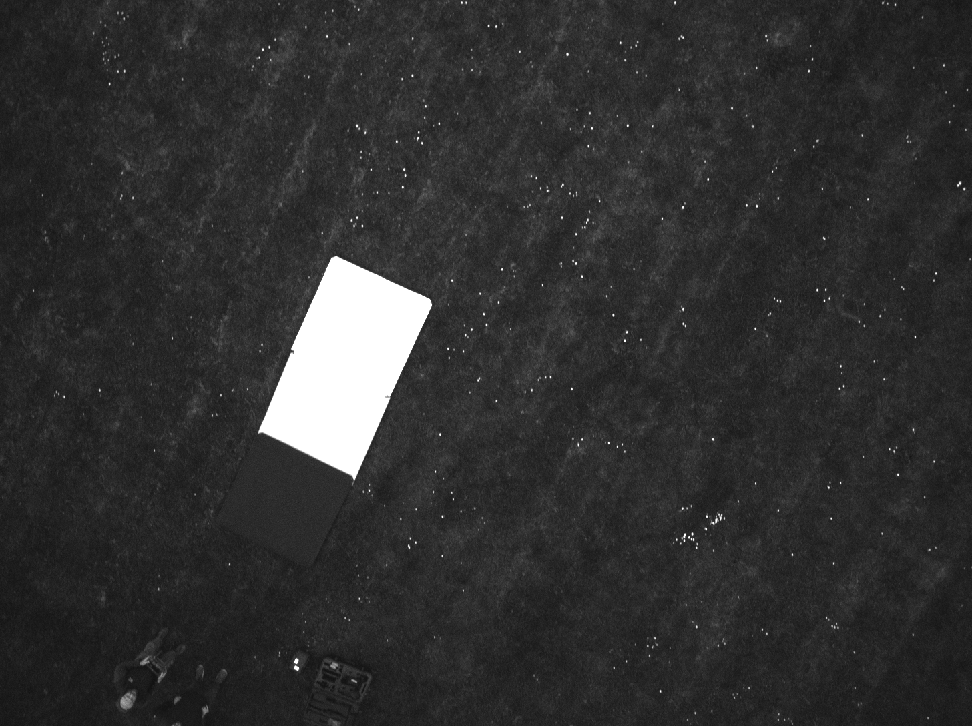
#> input picture data/example/IMG_0040_1.tif, 972 x 726 px, shrunk from 1456 x 1088 before the run, found by its file name
$ jupyter execute Pipeline_creation.ipynb
#> lines starting #> are read from the running program, lines starting #| are printed output that depends on the picture; after the words box and inside, x2 and y2 are one past the last pixel; in counts of white or black regions, pixels touching at a corner belong together
[cell 1]
import cv2
import numpy as np
from matplotlib import pyplot as plt
from skimage.util import img_as_ubyte

[cell 2]
plt.gray()

[cell 3]
image_paths = [
    r"data\example\IMG_0040_1.tif",
    r"data\example\IMG_0040_2.tif",
    r"data\example\IMG_0040_3.tif",
    r"data\example\IMG_0040_4.tif",
    r"data\example\IMG_0040_5.tif",
]

[cell 4]
# load images
images16bit = [cv2.imread("../../../" + image_path, cv2.IMREAD_UNCHANGED) for image_path in image_paths]
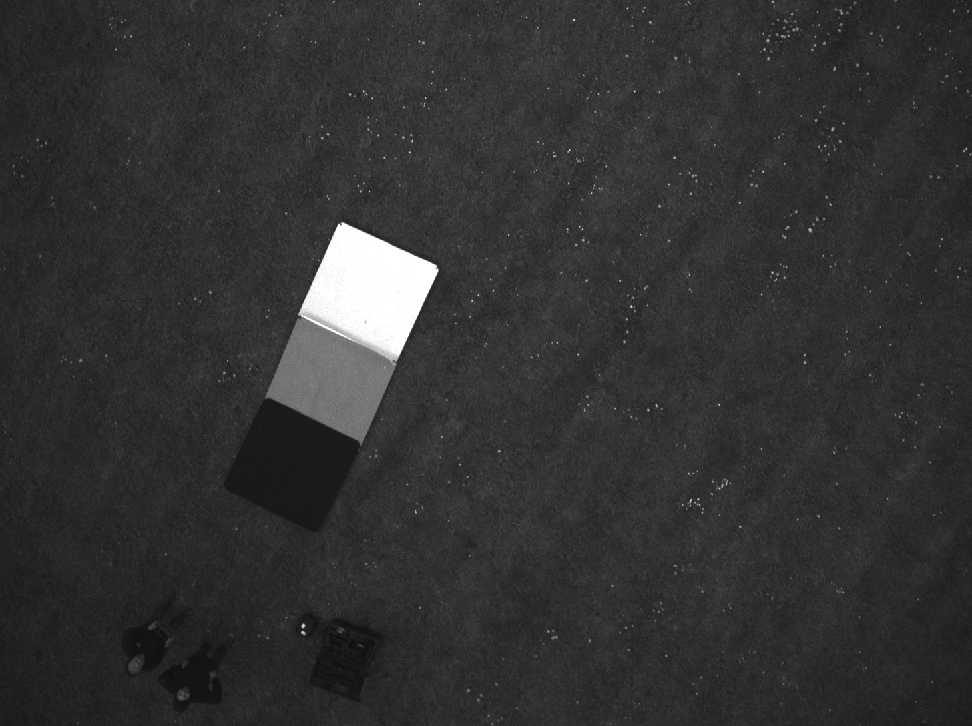
#> input picture data/example/IMG_0040_2.tif, 972 x 726 px, shrunk from 1456 x 1088 before the run, found by its file name
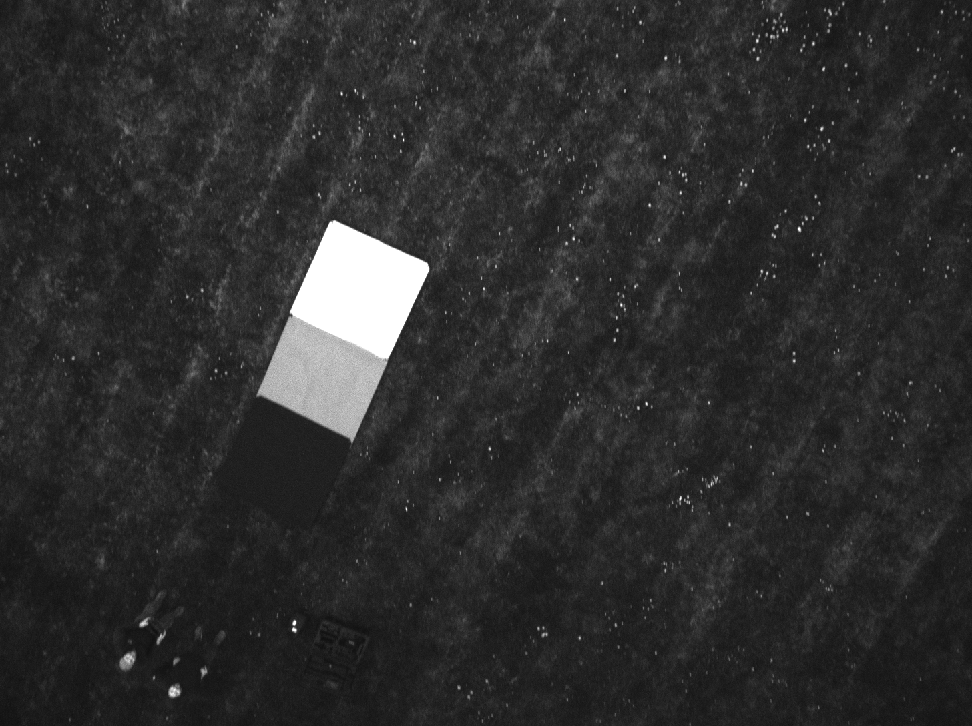
#> input picture data/example/IMG_0040_3.tif, 972 x 726 px, shrunk from 1456 x 1088 before the run, found by its file name
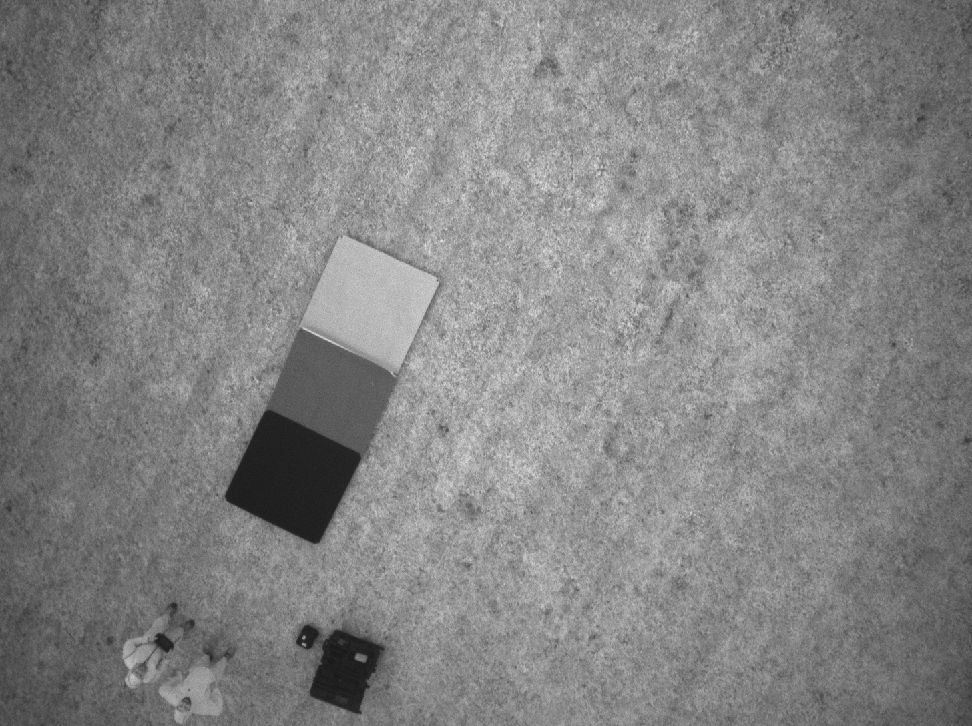
#> input picture data/example/IMG_0040_4.tif, 972 x 726 px, shrunk from 1456 x 1088 before the run, found by its file name
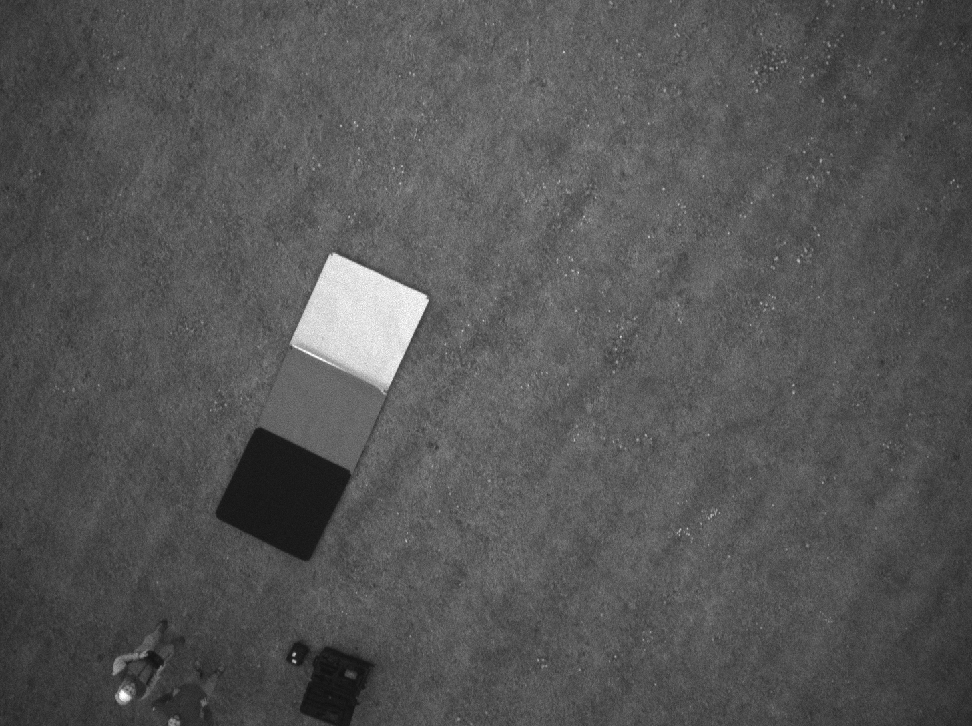
#> input picture data/example/IMG_0040_5.tif, 972 x 726 px, shrunk from 1456 x 1088 before the run, found by its file name
#> images16bit = 5 items
# TODO equalize histogram


images = [(image / 256).astype('uint8') for image in images16bit]
#> images = 5 items
images = [cv2.equalizeHist(image) for image in images]

[cell 5]
# align images

[cell 6]
# preprocess images
image = images[1]
image16bit = images16bit[1]
#> image16bit is the input picture: shape (726, 972) uint16; min 3968, max 65504, mean 12991.1


def filter_by_variance(img, blur_kernel_size=15):
#> called with blur_kernel_size = 15
    blur_non = cv2.GaussianBlur(image, (blur_kernel_size, blur_kernel_size), 2)
    for i in range(10):
        blur_non = cv2.GaussianBlur(blur_non, (blur_kernel_size, blur_kernel_size), 2)
    last_blur_non = cv2.GaussianBlur(image, (blur_kernel_size, blur_kernel_size), 2)
    return cv2.equalizeHist(img_as_ubyte((last_blur_non - blur_non) ** 2))


variance = filter_by_variance(image)
blur = cv2.medianBlur(variance, 11)
ret, thresh1 = cv2.threshold(blur, 60, 255, cv2.THRESH_BINARY)
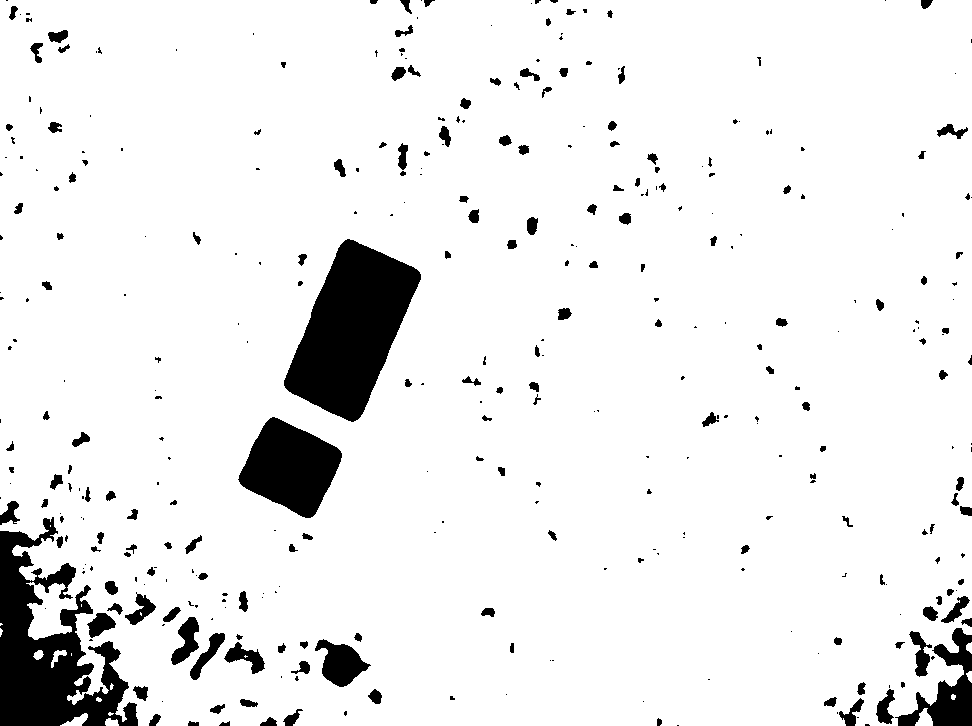
#> thresh1: shape (726, 972); 92.4% white; 361 black regions (193 under 20 px), largest, box (x1, y1, x2, y2) and area: (284, 239, 421, 422) 14205, (0, 517, 138, 726) 13802, (238, 417, 342, 518) 6492

mask = thresh1

[cell 7]
# mean the radiance values to get a radiance value for the detection
print(mask.shape)
#| (726, 972)
print(image16bit.shape)
#| (726, 972)
print(image16bit.dtype)
#| uint16
masked = np.ma.array(image, mask=mask, fill_value=0)
print(masked.dtype)
#| uint8
output = masked
fig, ax = plt.subplots(1, 3, figsize=(10, 20))
ax[0].imshow(mask)
ax[1].imshow(image16bit)
ax[2].imshow(masked)

[cell 8]
# detect bounding boxes
contours, hierarchy = cv2.findContours(output, cv2.RETR_EXTERNAL, cv2.CHAIN_APPROX_SIMPLE)
#> contours = [[[0, 0], [0, 725], [971, 725], [971, 0]]]
value = 0.02
im = np.expand_dims(blur, axis=2).repeat(3, axis=2)
for c in contours:
    area = cv2.contourArea(c)
    if area < 50:
        continue
    perimeter = cv2.arcLength(c, True)
    approx = cv2.approxPolyDP(c, value * perimeter, True)
    if len(approx) == 4:
        cv2.drawContours(im, [approx], 0, (0, 0, 255), 5)
#> this loop made 1 pass
#> (area, perimeter, approx) on pass 1: (703975, 3392, [[0, 0], [0, 725], [971, 725], [971, 0]])
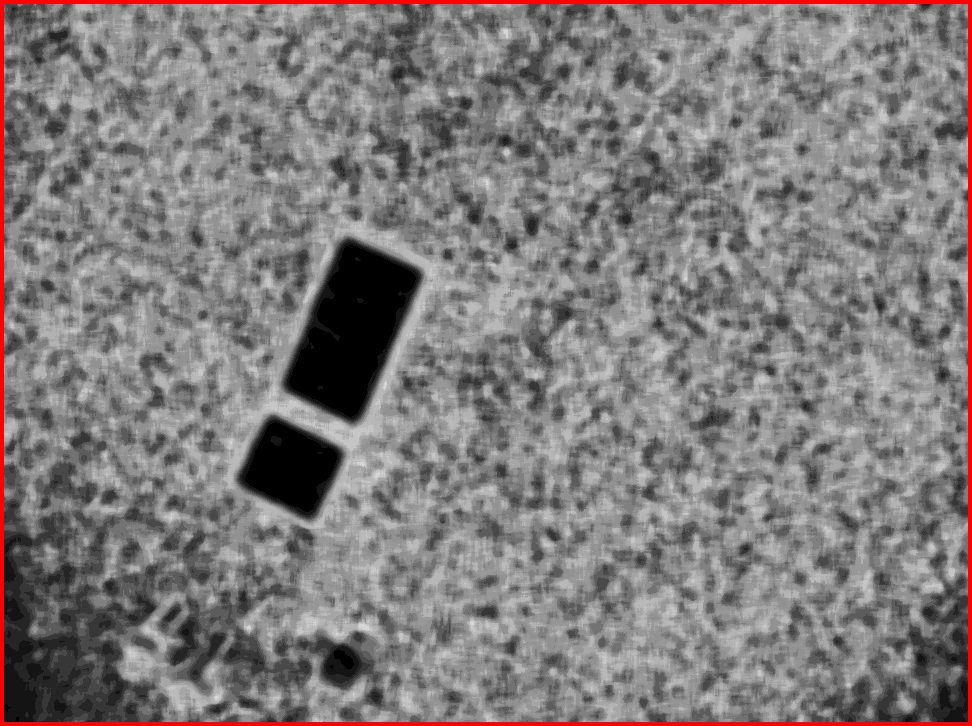
#> im: shape (726, 972, 3); mean of channels 0, 1, 2 123.3, 123.3, 128.2; drawn as B, G, R
plt.imshow(im)
